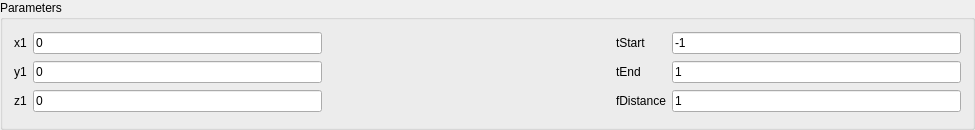
<?xml version="1.0" encoding="UTF-8"?>
<ui version="4.0">
 <class>ParabolaWidget</class>
 <widget class="QWidget" name="ParabolaWidget">
  <property name="geometry">
   <rect>
    <x>0</x>
    <y>0</y>
    <width>975</width>
    <height>130</height>
   </rect>
  </property>
  <property name="windowTitle">
   <string>ParabolaWidget</string>
  </property>
  <layout class="QVBoxLayout" name="verticalLayout">
   <property name="spacing">
    <number>0</number>
   </property>
   <property name="leftMargin">
    <number>0</number>
   </property>
   <property name="topMargin">
    <number>0</number>
   </property>
   <property name="rightMargin">
    <number>0</number>
   </property>
   <property name="bottomMargin">
    <number>0</number>
   </property>
   <item>
    <widget class="QGroupBox" name="groupBox">
     <property name="title">
      <string>Parameters</string>
     </property>
     <layout class="QGridLayout" name="gridLayout">
      <item row="2" column="1">
       <widget class="QLineEdit" name="lineEdit_z1">
        <property name="text">
         <string>0</string>
        </property>
       </widget>
      </item>
      <item row="1" column="0">
       <widget class="QLabel" name="label_3">
        <property name="text">
         <string>y1</string>
        </property>
       </widget>
      </item>
      <item row="2" column="3">
       <widget class="QLabel" name="label_5">
        <property name="text">
         <string>fDistance</string>
        </property>
       </widget>
      </item>
      <item row="2" column="0">
       <widget class="QLabel" name="label_4">
        <property name="text">
         <string>z1</string>
        </property>
       </widget>
      </item>
      <item row="0" column="1">
       <widget class="QLineEdit" name="lineEdit_x1">
        <property name="text">
         <string>0</string>
        </property>
       </widget>
      </item>
      <item row="2" column="4">
       <widget class="QLineEdit" name="lineEdit_z2">
        <property name="text">
         <string>1</string>
        </property>
       </widget>
      </item>
      <item row="1" column="3">
       <widget class="QLabel" name="label_7">
        <property name="text">
         <string>tEnd</string>
        </property>
       </widget>
      </item>
      <item row="0" column="3">
       <widget class="QLabel" name="label_6">
        <property name="text">
         <string>tStart</string>
        </property>
       </widget>
      </item>
      <item row="0" column="2">
       <spacer name="horizontalSpacer_2">
        <property name="orientation">
         <enum>Qt::Horizontal</enum>
        </property>
        <property name="sizeHint" stdset="0">
         <size>
          <width>40</width>
          <height>20</height>
         </size>
        </property>
       </spacer>
      </item>
      <item row="1" column="4">
       <widget class="QLineEdit" name="lineEdit_y2">
        <property name="text">
         <string>1</string>
        </property>
       </widget>
      </item>
      <item row="1" column="1">
       <widget class="QLineEdit" name="lineEdit_y1">
        <property name="text">
         <string>0</string>
        </property>
       </widget>
      </item>
      <item row="0" column="0">
       <widget class="QLabel" name="label_2">
        <property name="text">
         <string>x1</string>
        </property>
       </widget>
      </item>
      <item row="0" column="4">
       <widget class="QLineEdit" name="lineEdit_x2">
        <property name="text">
         <string>-1</string>
        </property>
       </widget>
      </item>
     </layout>
    </widget>
   </item>
  </layout>
 </widget>
 <layoutdefault spacing="6" margin="11"/>
 <resources/>
 <connections/>
</ui>
